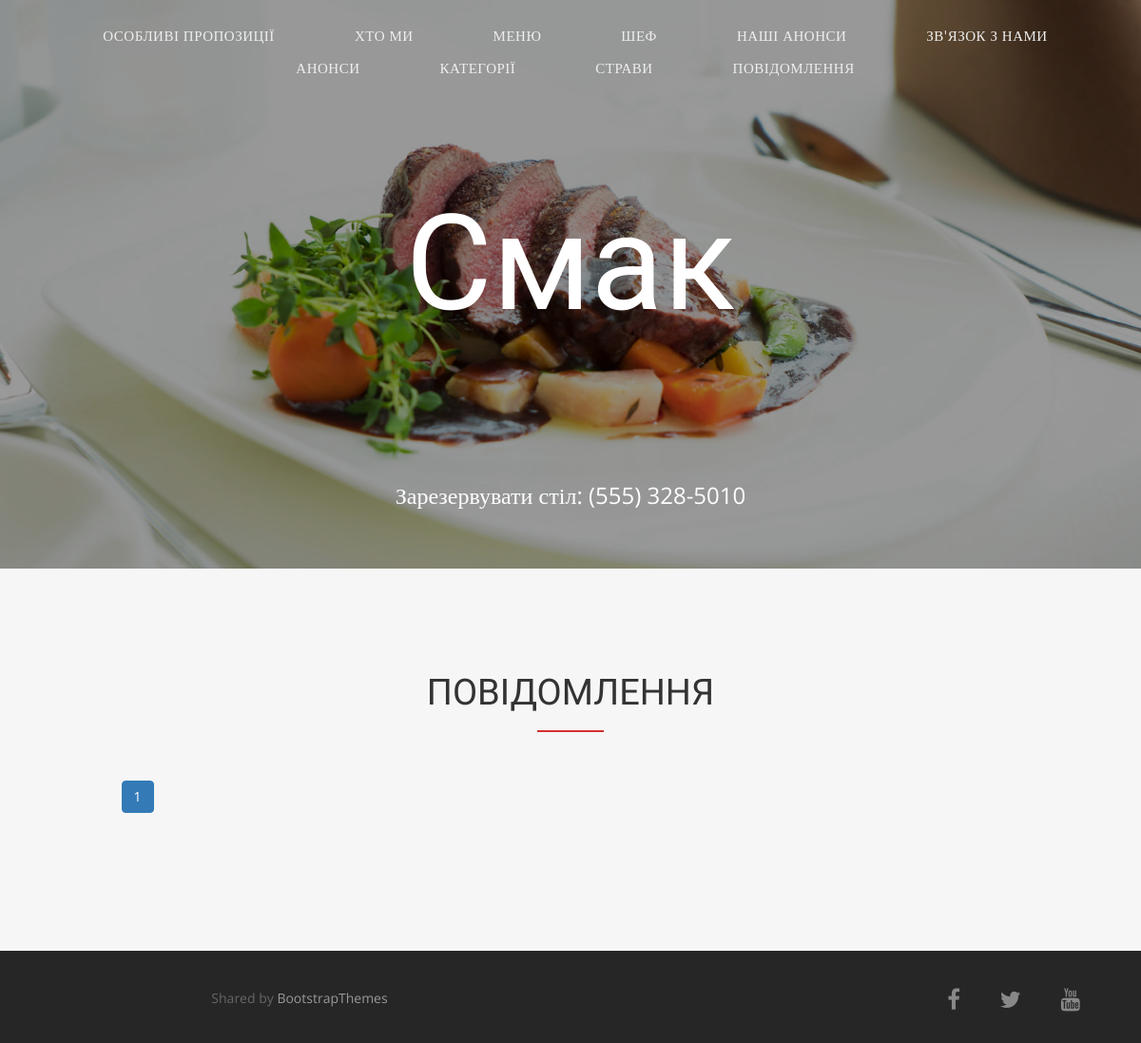
/messages/ (signed in), run on an earlier commit of the app's database.
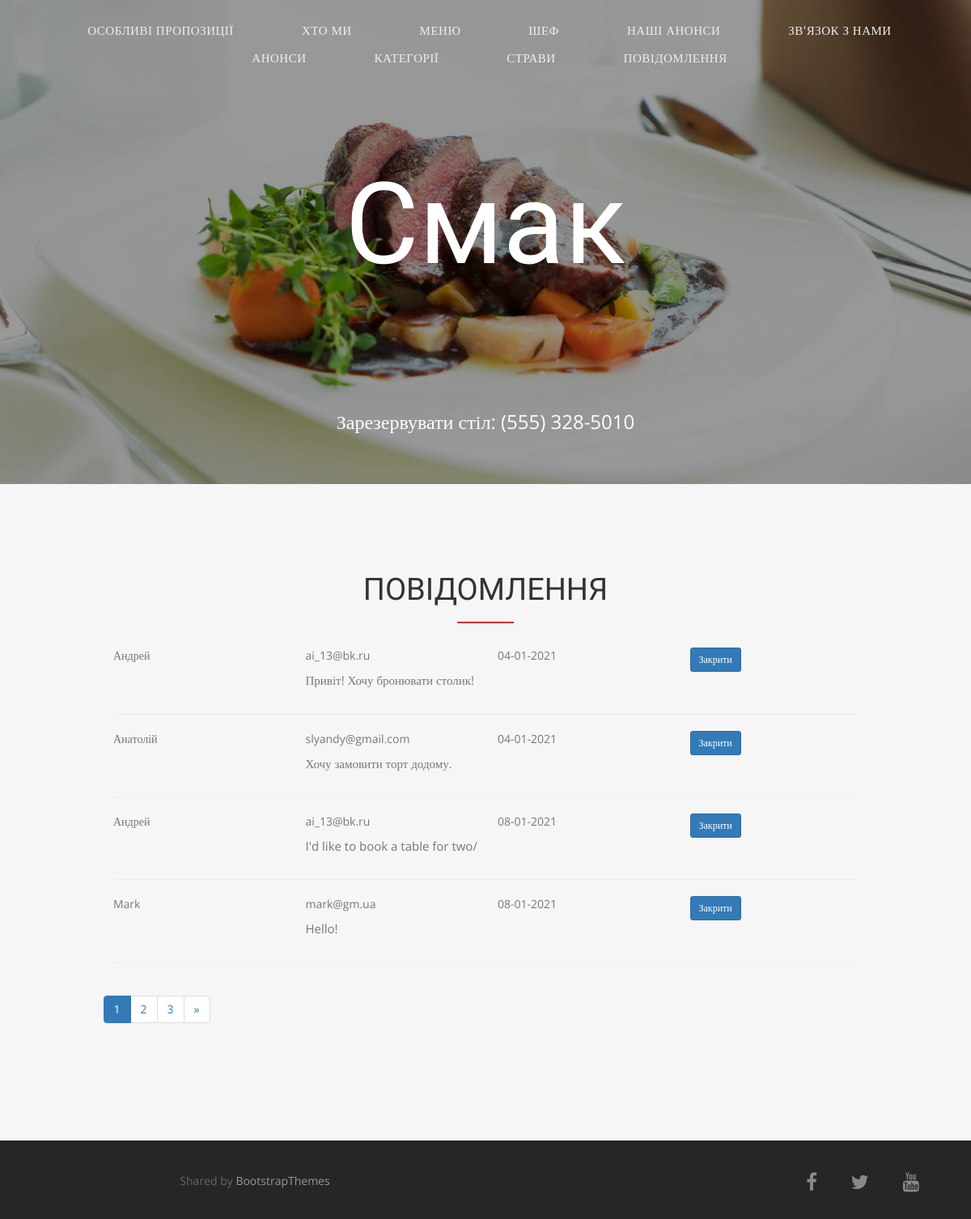
And on a later commit of the database.
### contact_info/models.py (models this page shows, shortened)
class UserMessages(models.Model):
    user_name = models.CharField(max_length=50)
    user_email = models.EmailField()
    message = models.CharField(max_length=200)
    is_processed = models.BooleanField(default=False)
    send_date = models.DateField(auto_now_add=True)

### users_messages/views.py (the view)
# urls.py: 2. Add a URL to urlpatterns:  path('', views.home, name='home')
@login_required(login_url='/login/')
@user_passes_test(is_member)
def home(request):
    messages = UserMessages.objects.filter(is_processed=False).order_by('send_date')
    paginator = Paginator(messages, 4)
    page = request.GET.get('page')
    messages = paginator.get_page((page))
    return render(request, 'messages.html', context={'items': messages})

### users_messages/views.py (called while the page is built)
def is_member(user):
    return user.groups.filter(name='manager').exists() or user.is_staff

### users_messages/templates/messages.html (shortened to what this page needs)
{% extends 'base.html' %}
{% block content %}
<section id="messages" style="padding-top: 100px;padding-right: 0;padding-left: 0;padding-bottom: 120px;background: #f6f6f6;">
    <div class="container">
        <div class="section-title text-center">
            <h2>Повідомлення</h2>
        </div>
        <div class="col-md-10 col-md-offset-1">
            {% for item in items %}
            <div class="row">
                <div class="col-md-3">{{ item.user_name }}</div>
                <div class="col-md-3">{{ item.user_email }}</div>
                <div class="col-md-3">{{ item.send_date|date:'d-m-Y' }}</div>
                <div class="col-md-3">
                    <a href="{% url 'users_messages:update' pk=item.pk %}">
                        <button type="button" class="btn btn-primary btn-sm">Закрити</button>
                    </a>
                </div>
             </div>
            <div class="row">
                <div class="col-md-3"></div>
                <div class="col-md-9"><p>{{ item.message }}</p></div>
            </div>
            <hr/>
            {% endfor %}
        </div>
    </div>
    <div id="navigation" class="container">
        <div class="row">
            <div class="col-md-10 col-md-offset-1">
                <nav aria-label="Page navigation example">
                    <ul class="pagination">
                        {% for page in items.paginator.page_range %}
                            {% if page == items.number %}
                                <li class="page-item active">
                                    <a class="page-link" href="#messages"> {{page}}
                                    </a>
                                </li>
                            {% else %}
                                <li class="page-item">
                                    <a class="page-link" href="?page={{page}}#messages">
                                        {{page}}
                                    </a>
                                </li>
                            {% endif %}
                        {% endfor %}
                        {% if items.has_next %}
                            <li class="page-item">
                                <a class="page-link" href="?page={{ items.paginator.num_pages }}#messages" aria-label="Next">
                                    <span aria-hidden="true">&raquo;</span>
                                </a>
                            </li>
                        {% endif %}
                    </ul>
                </nav>
            </div>
        </div>
    </div>
</section>
{% endblock %}

### templates/base.html (shortened to what this page needs)
<!DOCTYPE html>
<html lang="en">
<head>
    {% load static %}
    <link rel="stylesheet" type="text/css"  href={% static "css/bootstrap.css" %}>
    <link rel="stylesheet" type="text/css" href={% static "fonts/font-awesome/css/font-awesome.css" %}>
    <link rel="stylesheet" type="text/css"  href={% static "css/style.css" %}>
</head>
<body id="page-top" data-spy="scroll" data-target=".navbar-fixed-top">
<nav id="menu" class="navbar navbar-default navbar-fixed-top">
    <div class="container">
        <div class="collapse navbar-collapse" id="bs-example-navbar-collapse-1">
            <ul class="nav navbar-nav">
                <li><a href="/#features" class="page-scroll">Особливі пропозиції</a></li>
                <li><a href="/#about" class="page-scroll">Хто ми</a></li>
                <li><a href="/#restaurant-menu" class="page-scroll">Меню</a></li>
                <li><a href="/#team" class="page-scroll">Шеф</a></li>
                <li><a href="/#anons" class="page-scroll">Наші анонси</a></li>
                <li><a href="/#contact" class="page-scroll">Зв'язок з нами</a></li>
            </ul>
        </div>
        {% if 'manager' in user.groups.all.0.name or user.is_staff %}
        <div class="collapse navbar-collapse" id="bs-example-navbar-collapse-1">
            <ul class="nav navbar-nav">
                <li><a href="/menu/anons/#anons" class="page-scroll">Анонси</a></li>
                <li><a href="/menu/categories/#cats" class="page-scroll">Категорії</a></li>
                <li><a href="/menu/dishes/#dishes" class="page-scroll">Страви</a></li>
                <li><a href="/messages/#messages" class="page-scroll">Повідомлення</a></li>
            </ul>
        </div>
        {% endif %}
    </div>
</nav>
<header id="header">
  <div class="intro">
    <div class="overlay">
      <div class="container">
        <div class="row">
          <div class="intro-text">
            <h1>Смак</h1>
            <p>Зарезервувати стіл: (555) 328-5010</p>
          </div>
        </div>
      </div>
    </div>
  </div>
</header>
{% block content %}
{% endblock %}
<div id="footer">
  <div class="container text-center">
    <div class="col-md-6">
      <p>Shared by <a href="https://bootstrapthemes.co">BootstrapThemes</a></p>
    </div>
    <div class="col-md-6">
      <div class="social">
        <ul>
          <li><a href="#"><i class="fa fa-facebook"></i></a></li>
          <li><a href="#"><i class="fa fa-twitter"></i></a></li>
          <li><a href="#"><i class="fa fa-youtube"></i></a></li>
        </ul>
      </div>
    </div>
  </div>
</div>
</body>
</html>

### static/css/style.css (style rules this page uses)
body, html { font-family: 'Open Sans', serif; text-rendering: optimizeLegibility !important; -webkit-font-smoothing: antialiased !important; color: #777; font-weight: 400; width: 100% !important; height: 100% !important; }
h1, h2, h3, h4 { font-family: 'Raleway', sans-serif; }
h2 { font-weight: 400; font-size: 38px; color: #333; text-transform: uppercase; position: relative; margin-top: 10px; margin-bottom: 15px; padding-bottom: 20px; }
h2::after { position: absolute; content: ""; background: #d43031; height: 2px; width: 70px; bottom: 0; margin-left: -35px; left: 50%; }
p { font-size: 15px; }
a { color: #8eb640; }
ul, ol { list-style: none; }
ul, ol { padding: 0; webkit-padding: 0; moz-padding: 0; }
.navbar .navbar-nav { display: inline-block; float: none; vertical-align: top; }
.navbar .navbar-collapse { text-align: center; }
#menu { padding: 20px; transition: all 0.8s; }
#menu.navbar-default { background-color: rgba(248, 248, 248, 0); border-color: rgba(231, 231, 231, 0); }
#menu.navbar-default .navbar-nav > li > a { text-transform: uppercase; color: #eee; font-weight: 400; font-size: 15px; padding: 5px 0; border: 2px solid transparent; letter-spacing: 0.5px; margin: 0 40px 0 40px; }
.section-title { margin-bottom: 30px; }
.intro { display: table; width: 100%; padding: 0; background: url(../img/intro-bg.jpg) center center no-repeat; background-color: #e5e5e5; -webkit-background-size: cover; -moz-background-size: cover; background-size: cover; -o-background-size: cover; }
.intro .overlay { background: rgba(0,0,0,0.4); }
.intro h1 { font-family: 'Rochester', cursive; color: #fff; font-size: 10em; font-weight: 400; margin-top: 0; }
.intro p { color: #fff; font-size: 24px; font-weight: 400; margin-top: 150px; }
header .intro-text { padding-top: 200px; padding-bottom: 50px; text-align: center; }
#footer { background: #262626; padding: 40px 0 20px 0; }
#footer .social { margin-top: -5px; text-align: right; }
#footer .social ul li { display: inline-block; margin: 0 15px; }
#footer .social i.fa { font-size: 24px; padding: 4px; color: #888; transition: all 0.3s; }
#footer p { font-size: 14px; color: #666; }
#footer a { color: #999; }

What changed in the data, as far as the page shows it:
added UserMessages: user_name "Андрей", user_email "ai_13@bk.ru", send_date "04-01-2021", message "Привіт! Хочу бронювати столик!"
added UserMessages: user_name "Анатолій", user_email "slyandy@gmail.com", send_date "04-01-2021", message "Хочу замовити торт додому."
added UserMessages: user_name "Андрей", user_email "ai_13@bk.ru", send_date "08-01-2021", message "I'd like to book a table for two/"
added UserMessages: user_name "Mark", user_email "mark@gm.ua", send_date "08-01-2021", message "Hello!"
Also different on the page:
new list line: "2"
new list line: "3"
